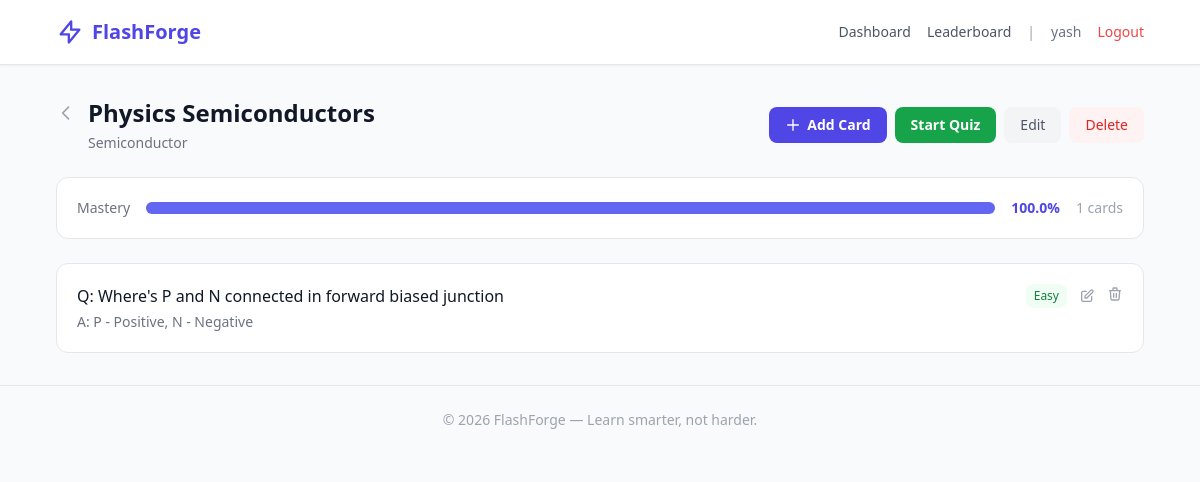
The page /deck/1 (signed in) on the database its author committed.
### app/models.py (models this page shows, shortened)
class User(UserMixin, db.Model):
    __tablename__ = 'users'
    id = db.Column(db.Integer, primary_key=True)
    username = db.Column(db.String(80), unique=True, nullable=False)
    email = db.Column(db.String(120), unique=True, nullable=False)
    password_hash = db.Column(db.String(256), nullable=False)
    created_at = db.Column(db.DateTime, default=datetime.utcnow)
    decks = db.relationship('Deck', backref='owner', lazy=True, cascade='all, delete-orphan')

class Deck(db.Model):
    __tablename__ = 'decks'
    id = db.Column(db.Integer, primary_key=True)
    title = db.Column(db.String(200), nullable=False)
    description = db.Column(db.Text, default='')
    user_id = db.Column(db.Integer, db.ForeignKey('users.id'), nullable=False)
    created_at = db.Column(db.DateTime, default=datetime.utcnow)
    updated_at = db.Column(db.DateTime, default=datetime.utcnow, onupdate=datetime.utcnow)
    cards = db.relationship('Card', backref='deck', lazy=True, cascade='all, delete-orphan')
    def card_count(self):
        return len(self.cards)
    def mastery_score(self):
        if not self.cards:
            return 0
        scores = []
        for card in self.cards:
            last_review = CardReview.query.filter_by(card_id=card.id).order_by(
                CardReview.reviewed_at.desc()
            ).first()
            if last_review:
                if last_review.difficulty == 'easy':
                    scores.append(100)
                elif last_review.difficulty == 'medium':
                    scores.append(60)
                else:
                    scores.append(20)
            else:
                scores.append(0)
        return round(sum(scores) / len(scores), 1)

class CardReview(db.Model):
    __tablename__ = 'card_reviews'
    id = db.Column(db.Integer, primary_key=True)
    card_id = db.Column(db.Integer, db.ForeignKey('cards.id'), nullable=False)
    difficulty = db.Column(db.String(10), nullable=False)
    reviewed_at = db.Column(db.DateTime, default=datetime.utcnow)

class Card(db.Model):
    __tablename__ = 'cards'
    id = db.Column(db.Integer, primary_key=True)
    question = db.Column(db.Text, nullable=False)
    answer = db.Column(db.Text, nullable=False)
    deck_id = db.Column(db.Integer, db.ForeignKey('decks.id'), nullable=False)
    created_at = db.Column(db.DateTime, default=datetime.utcnow)
    ease_factor = db.Column(db.Float, default=2.5)
    interval_days = db.Column(db.Integer, default=0)
    next_review = db.Column(db.DateTime, default=datetime.utcnow)
    review_count = db.Column(db.Integer, default=0)
    reviews = db.relationship('CardReview', backref='card', lazy=True, cascade='all, delete-orphan')
    def difficulty_label(self):
        last = CardReview.query.filter_by(card_id=self.id).order_by(
            CardReview.reviewed_at.desc()
        ).first()
        return last.difficulty if last else 'unreviewed'

### app/routes/decks.py (the view)
@decks_bp.route('/deck/<int:id>')
@login_required
def view_deck(id):
    deck = Deck.query.get_or_404(id)
    if deck.user_id != current_user.id:
        flash('Access denied.', 'error')
        return redirect(url_for('main.dashboard'))
    return render_template('deck_view.html', deck=deck)

### app/templates/deck_view.html (shortened to what this page needs)
{% extends "base.html" %}
{% block content %}
<div class="flex flex-col md:flex-row md:items-center justify-between mb-6 gap-4">
    <div>
        <div class="flex items-center gap-3 mb-1">
            <a href="{{ url_for('main.dashboard') }}" class="text-gray-400 hover:text-gray-600 transition">
                <svg class="w-5 h-5" fill="none" stroke="currentColor" stroke-width="2" viewBox="0 0 24 24">
                    <path stroke-linecap="round" stroke-linejoin="round" d="M15 19l-7-7 7-7"/>
                </svg>
            </a>
            <h1 class="text-2xl font-bold">{{ deck.title }}</h1>
        </div>
        {% if deck.description %}
        <p class="text-gray-500 text-sm ml-8">{{ deck.description }}</p>
        {% endif %}
    </div>
    <div class="flex items-center gap-2 ml-8 md:ml-0">
        <a href="{{ url_for('cards.add_card', deck_id=deck.id) }}"
            class="bg-brand-600 text-white px-4 py-2 rounded-lg text-sm font-semibold hover:bg-brand-700 transition flex items-center gap-1.5">
            <svg class="w-4 h-4" fill="none" stroke="currentColor" stroke-width="2" viewBox="0 0 24 24">
                <path stroke-linecap="round" stroke-linejoin="round" d="M12 4v16m8-8H4"/>
            </svg>
            Add Card
        </a>
        {% if deck.cards %}
        <a href="{{ url_for('quiz.start_quiz', deck_id=deck.id) }}"
            class="bg-green-600 text-white px-4 py-2 rounded-lg text-sm font-semibold hover:bg-green-700 transition">
            Start Quiz
        </a>
        {% endif %}
        <a href="{{ url_for('decks.edit_deck', id=deck.id) }}"
            class="bg-gray-100 text-gray-600 px-4 py-2 rounded-lg text-sm font-medium hover:bg-gray-200 transition">
            Edit
        </a>
        <form method="POST" action="{{ url_for('decks.delete_deck', id=deck.id) }}"
            onsubmit="return confirm('Delete this deck and all its cards?')" class="inline">
            <button type="submit"
                class="bg-red-50 text-red-600 px-4 py-2 rounded-lg text-sm font-medium hover:bg-red-100 transition">
                Delete
            </button>
        </form>
    </div>
</div>
<div class="bg-white rounded-xl border border-gray-200 p-5 mb-6 flex items-center gap-4">
    <span class="text-sm font-medium text-gray-500">Mastery</span>
    <div class="flex-1 bg-gray-200 rounded-full h-3">
        <div class="bg-brand-500 h-3 rounded-full transition-all" style="width: {{ deck.mastery_score() }}%"></div>
    </div>
    <span class="text-sm font-bold text-brand-600">{{ deck.mastery_score() }}%</span>
    <span class="text-sm text-gray-400">{{ deck.card_count() }} cards</span>
</div>
{% if deck.cards %}
<div class="space-y-3">
    {% for card in deck.cards %}
    <div class="bg-white rounded-xl border border-gray-200 p-5 hover:shadow-sm transition animate-fade-in">
        <div class="flex items-start justify-between gap-4">
            <div class="flex-1 min-w-0">
                <p class="font-medium text-gray-900 mb-1">Q: {{ card.question }}</p>
                <p class="text-sm text-gray-500">A: {{ card.answer }}</p>
            </div>
            <div class="flex items-center gap-3 shrink-0">
                {% set label = card.difficulty_label() %}
                {% if label == 'easy' %}
                    <span class="text-xs bg-green-50 text-green-700 px-2 py-1 rounded-lg font-medium">Easy</span>
                {% elif label == 'medium' %}
                    <span class="text-xs bg-yellow-50 text-yellow-700 px-2 py-1 rounded-lg font-medium">Medium</span>
                {% elif label == 'hard' %}
                    <span class="text-xs bg-red-50 text-red-700 px-2 py-1 rounded-lg font-medium">Hard</span>
                {% else %}
                    <span class="text-xs bg-gray-50 text-gray-400 px-2 py-1 rounded-lg font-medium">New</span>
                {% endif %}
                <a href="{{ url_for('cards.edit_card', id=card.id) }}" class="text-gray-400 hover:text-brand-600 transition">
                    <svg class="w-4 h-4" fill="none" stroke="currentColor" stroke-width="2" viewBox="0 0 24 24">
                        <path stroke-linecap="round" stroke-linejoin="round" d="M11 5H6a2 2 0 00-2 2v11a2 2 0 002 2h11a2 2 0 002-2v-5m-1.414-9.414a2 2 0 112.828 2.828L11.828 15H9v-2.828l8.586-8.586z"/>
                    </svg>
                </a>
                <form method="POST" action="{{ url_for('cards.delete_card', id=card.id) }}"
                    onsubmit="return confirm('Delete this card?')" class="inline">
                    <button class="text-gray-400 hover:text-red-500 transition">
                        <svg class="w-4 h-4" fill="none" stroke="currentColor" stroke-width="2" viewBox="0 0 24 24">
                            <path stroke-linecap="round" stroke-linejoin="round" d="M19 7l-.867 12.142A2 2 0 0116.138 21H7.862a2 2 0 01-1.995-1.858L5 7m5 4v6m4-6v6m1-10V4a1 1 0 00-1-1h-4a1 1 0 00-1 1v3M4 7h16"/>
                        </svg>
                    </button>
                </form>
            </div>
        </div>
    </div>
    {% endfor %}
</div>
{% endif %}
{% endblock %}

### app/templates/base.html (shortened to what this page needs)
<!DOCTYPE html>
<html lang="en" class="h-full">
<head>
    <script src="https://cdn.tailwindcss.com"></script>
</head>
<body class="h-full bg-gray-50 text-gray-900">
    <nav class="bg-white border-b border-gray-200 shadow-sm">
        <div class="max-w-6xl mx-auto px-4 sm:px-6 lg:px-8">
            <div class="flex justify-between h-16 items-center">
                <a href="{{ url_for('main.landing') }}" class="flex items-center gap-2 text-xl font-bold text-brand-600">
                    <svg class="w-7 h-7" fill="none" stroke="currentColor" stroke-width="2" viewBox="0 0 24 24">
                        <path stroke-linecap="round" stroke-linejoin="round" d="M13 10V3L4 14h7v7l9-11h-7z"/>
                    </svg>
                    FlashForge
                </a>
                <div class="flex items-center gap-4">
                    {% if current_user.is_authenticated %}
                        <a href="{{ url_for('main.dashboard') }}" class="text-sm text-gray-600 hover:text-brand-600 transition">Dashboard</a>
                        <a href="{{ url_for('leaderboard.leaderboard') }}" class="text-sm text-gray-600 hover:text-brand-600 transition">Leaderboard</a>
                        <span class="text-sm text-gray-400">|</span>
                        <span class="text-sm text-gray-500">{{ current_user.username }}</span>
                        <a href="{{ url_for('auth.logout') }}" class="text-sm text-red-500 hover:text-red-700 transition">Logout</a>
                    {% else %}
                        <a href="{{ url_for('auth.login') }}" class="text-sm text-gray-600 hover:text-brand-600 transition">Login</a>
                        <a href="{{ url_for('auth.register') }}" class="bg-brand-600 text-white px-4 py-2 rounded-lg text-sm font-medium hover:bg-brand-700 transition">Sign Up</a>
                    {% endif %}
                </div>
            </div>
        </div>
    </nav>
    <main class="max-w-6xl mx-auto px-4 sm:px-6 lg:px-8 py-8">
        {% block content %}{% endblock %}
    </main>
    <footer class="border-t border-gray-200 mt-auto">
        <div class="max-w-6xl mx-auto px-4 sm:px-6 lg:px-8 py-6 text-center text-sm text-gray-400">
            &copy; 2026 FlashForge &mdash; Learn smarter, not harder.
        </div>
    </footer>
</body>
</html>

### app/templates/base.html (style rules this page uses)
.animate-fade-in { animation: fadeIn 0.3s ease-out; }

### rows shown on the page
User: username "yash"
Deck: title "Physics Semiconductors", description "Semiconductor"
CardReview: mastery_score "100.0"
Card: question "Where's P and N connected in forward biased junction", answer "P - Positive, N - Negative"

### other values the page prints
{{ deck.card_count() }} "1"
